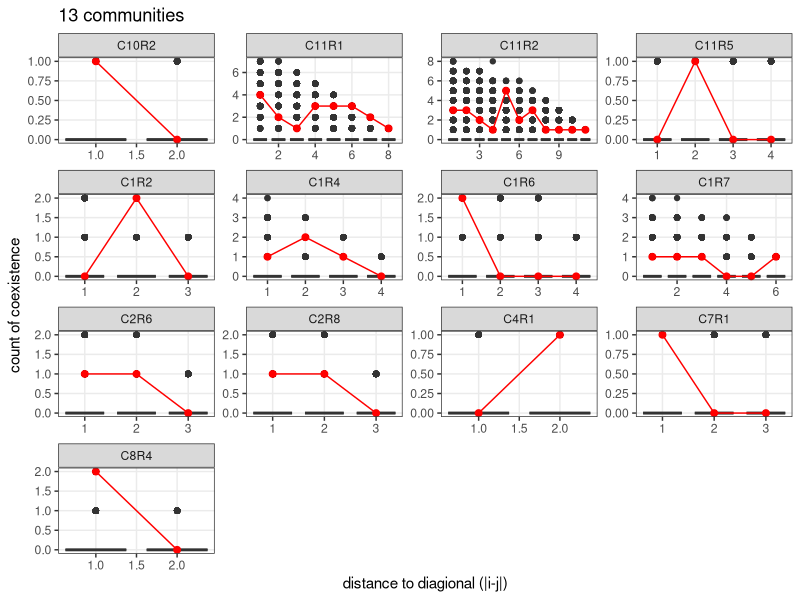
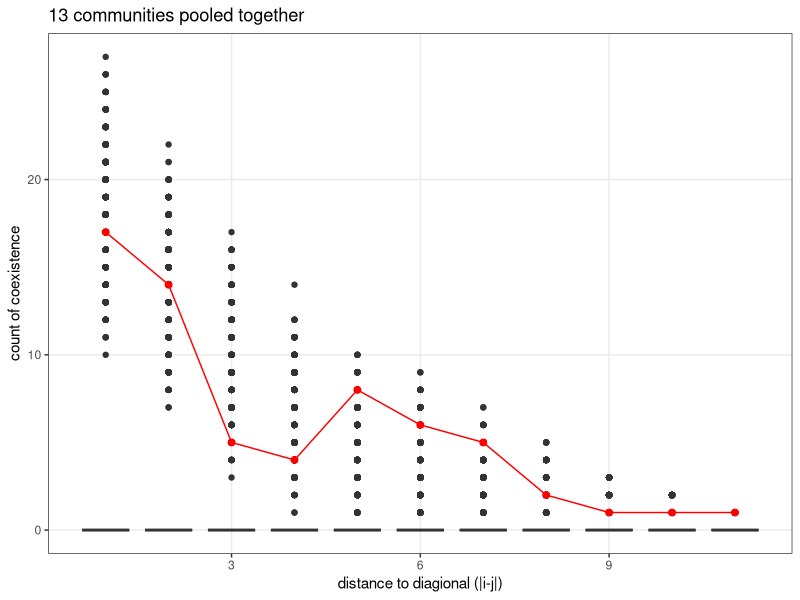
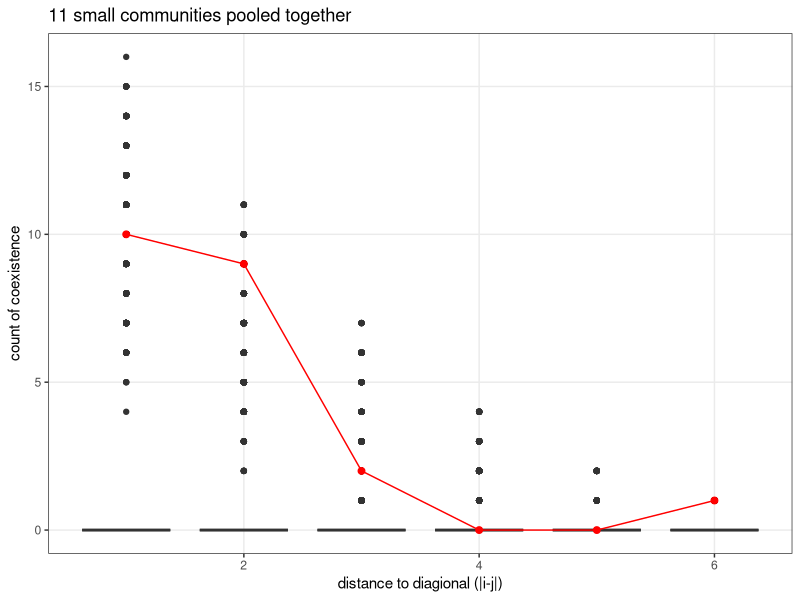
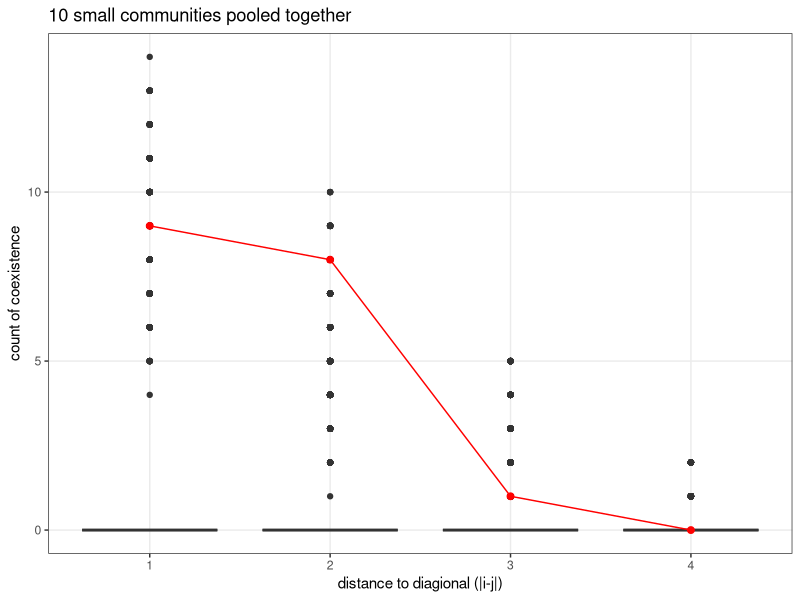

These charts were generated, in order, by the following R code:
#' Plot the result from dioagonal analysis
library(tidyverse)
library(data.table)

communities <- fread(here::here("data/output/communities.csv"))
communities_name <- communities$Community
networks_diag <- fread(here::here("data/output/networks_diag.csv")) %>%
  mutate(Community = ordered(Community, communities_name))
networks_diag_randomized <- fread(here::here("data/output/networks_diag_randomized.csv")) %>%
  mutate(Community = ordered(Community, communities_name))

# Specify the diagonal distances that have zero-entries of coexistence count ----
## Make temporary df that has the full diagonal distances
temp_list <- rep(list(NA), length(communities_name))
for (i in 1:length(communities_name)) temp_list[[i]] <- data.frame(Community = communities$Community[i], DistanceToDiagonal = 1:(communities$CommunitySize[i]-1))
temp_df <- rbindlist(temp_list) %>% as_tibble # For 13 observed networks
temp_df2 <- rep(list(temp_df), 10000) %>% rbindlist(idcol = "Randomization") %>% as_tibble()  # For 10000 randomization

## Joint the temp df to data
networks_diag <- temp_df %>%
  left_join(networks_diag, by = c("Community", "DistanceToDiagonal")) %>%
  replace_na(list(CountCoexistence = 0))
networks_diag_randomized <- temp_df2 %>%
  left_join(networks_diag_randomized, by = c("Randomization", "Community", "DistanceToDiagonal")) %>%
  replace_na(list(CountCoexistence = 0))



# Plot ----

# R function for plotting boxplot
plot_boxplot <- function(networks_diag, networks_diag_randomized, facet_by_community = TRUE) {
  ggplot() +
    # Random networks
    geom_boxplot(data = networks_diag_randomized, aes(x = DistanceToDiagonal, y = CountCoexistence, group = DistanceToDiagonal)) +
    # Observed networks
    geom_point(data = networks_diag, aes(x = DistanceToDiagonal, y = CountCoexistence, group = DistanceToDiagonal), col = "red", size = 2) +
    geom_line(data = networks_diag, aes(x = DistanceToDiagonal, y = CountCoexistence), col = "red") +
    {if (facet_by_community) facet_wrap(Community~., scale = "free") } +
    # Asethetic setup
    theme_bw() +
    theme(panel.grid.minor = element_blank()) +
    labs(x = "distance to diagional (|i-j|)", y = "count of coexistence")
}

# Individual community
p_networks_diag <- plot_boxplot(networks_diag, networks_diag_randomized, facet_by_community = T) +
  ggtitle("13 communities")

# Network pool
## Pool all communities
networks_diag_pool <- networks_diag %>% group_by(DistanceToDiagonal) %>% summarize(CountCoexistence = sum(CountCoexistence))
networks_diag_randomized_pool <- networks_diag_randomized %>% group_by(Randomization, DistanceToDiagonal) %>% summarize(CountCoexistence = sum(CountCoexistence))
p_networks_diag_pool1 <- plot_boxplot(networks_diag_pool, networks_diag_randomized_pool, facet_by_community = F) +
  ggtitle("13 communities pooled together")

## Pool small communities
networks_diag_pool <- networks_diag %>% filter(!Community %in% c("C11R1", "C11R2")) %>% group_by(DistanceToDiagonal) %>% summarize(CountCoexistence = sum(CountCoexistence))
networks_diag_randomized_pool <- networks_diag_randomized %>% filter(!Community %in% c("C11R1", "C11R2")) %>% group_by(Randomization, DistanceToDiagonal) %>% summarize(CountCoexistence = sum(CountCoexistence))
p_networks_diag_pool2 <- plot_boxplot(networks_diag_pool, networks_diag_randomized_pool, facet_by_community = F) +
  ggtitle("11 small communities pooled together")

## Pool small communities
networks_diag_pool <- networks_diag %>% filter(!Community %in% c("C1R7", "C11R1", "C11R2")) %>% group_by(DistanceToDiagonal) %>% summarize(CountCoexistence = sum(CountCoexistence))
networks_diag_randomized_pool <- networks_diag_randomized %>% filter(!Community %in% c("C1R7", "C11R1", "C11R2")) %>% group_by(Randomization, DistanceToDiagonal) %>% summarize(CountCoexistence = sum(CountCoexistence))
p_networks_diag_pool3 <- plot_boxplot(networks_diag_pool, networks_diag_randomized_pool, facet_by_community = F) +
  ggtitle("10 small communities pooled together")













